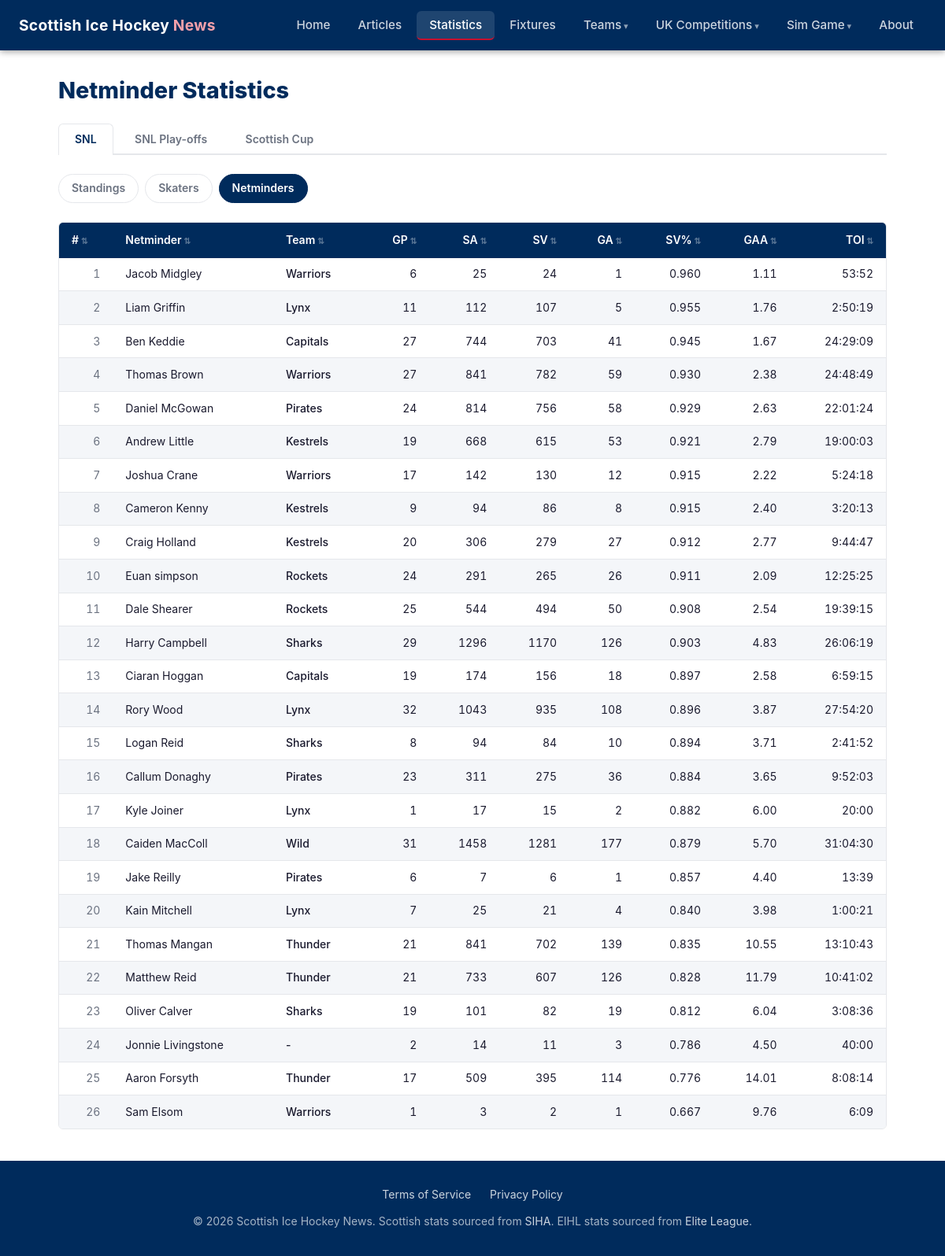
Page /statistics/netminders/ on the earlier database version.
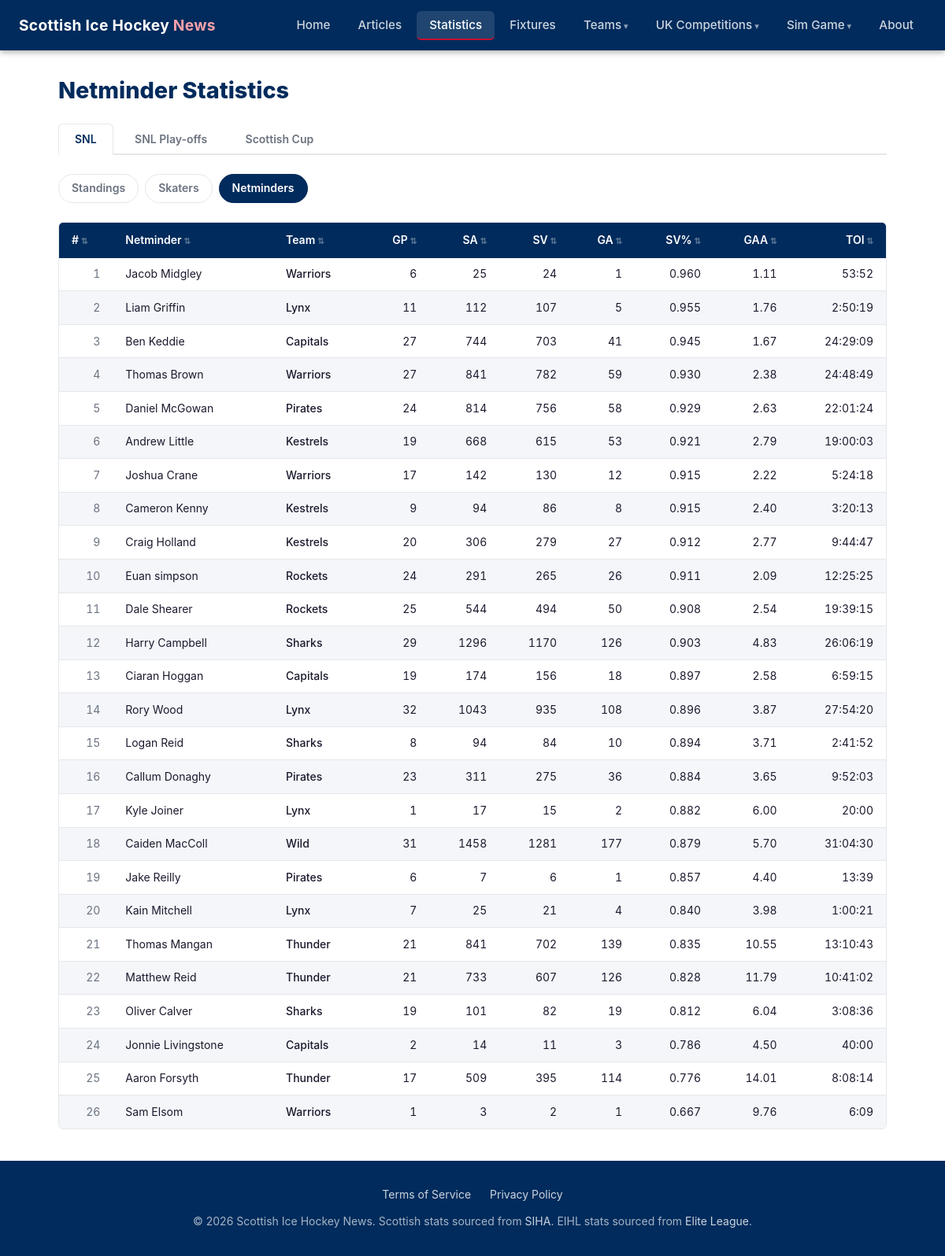
Same page on the later database version.
### tables this page shows
CREATE TABLE "season_netminder_stats" (
                id             INTEGER PRIMARY KEY,
                season         TEXT    NOT NULL DEFAULT '2025-26',
                competition_id INTEGER NOT NULL REFERENCES competitions(id),
                player_id      INTEGER NOT NULL REFERENCES players(id),
                team_id        INTEGER NOT NULL REFERENCES teams(id),
                gp             INTEGER,
                shots_against  INTEGER,
                saves          INTEGER,
                goals_against  INTEGER,
                save_pct       REAL,
                gaa            REAL,
                toi            TEXT,
                scraped_at     TEXT    NOT NULL,
                UNIQUE (season, competition_id, player_id)
            );

CREATE TABLE players (
            id   INTEGER PRIMARY KEY,
            slug TEXT    NOT NULL UNIQUE,
            name TEXT    NOT NULL
        );

CREATE TABLE teams (
            id   INTEGER PRIMARY KEY,
            slug TEXT    NOT NULL UNIQUE,
            name TEXT    NOT NULL
        );

### web/app.py (the view)
@app.route("/statistics/netminders/")
def stats_netminders():
    season = request.args.get("season", CURRENT_SEASON)
    if season not in SEASONS:
        season = CURRENT_SEASON
    comp = request.args.get("comp", "SNL")
    if comp not in COMPETITIONS:
        comp = "SNL"
    netminders = db_queries.get_netminder_stats(comp, season=season)
    return render_template(
        "stats_netminders.html",
        comp=comp,
        competitions=COMPETITIONS,
        season=season,
        seasons=SEASONS,
        netminders=netminders,
    )

### web/app.py (called while the page is built)
@app.template_filter("short_name")
def short_name_filter(db_name):
    return TEAM_DISPLAY.get(db_name, {}).get("short", db_name)

@app.template_filter("team_slug")
def team_slug_filter(db_name):
    return TEAM_DISPLAY.get(db_name, {}).get("slug", db_name.lower().replace(" ", "-"))

### web/db_queries.py (called while the page is built)
def get_connection():
    conn = sqlite3.connect(DB_PATH)
    conn.row_factory = sqlite3.Row
    conn.execute("PRAGMA journal_mode=WAL")
    conn.execute("PRAGMA foreign_keys=ON")
    return conn

def get_netminder_stats(comp_name="SNL", season=CURRENT_SEASON):
    conn = get_connection()
    try:
        if comp_name == "SNL Play-offs":
            return _netminder_stats_from_events(conn, comp_name, season)
        rows = conn.execute(
            """
            SELECT p.name AS player_name, t.name AS team_name,
                   s.gp, s.shots_against, s.saves, s.goals_against,
                   s.save_pct, s.gaa, s.toi
            FROM season_netminder_stats s
            JOIN players p ON p.id = s.player_id
            JOIN teams t ON t.id = s.team_id
            JOIN competitions c ON c.id = s.competition_id
            WHERE c.name = ? AND s.season = ?
            ORDER BY s.save_pct DESC
            """,
            (comp_name, season),
        ).fetchall()
        return [dict(r) for r in rows]
    finally:
        conn.close()

### web/templates/stats_netminders.html (shortened to what this page needs)
{% extends "base.html" %}
{% block content %}
<h1 class="page-title">Netminder Statistics</h1>
<div class="comp-tabs">
  {% for c in competitions %}
    <a href="{{ url_for('stats_netminders', comp=c) }}"
       class="comp-tab {{ 'active' if c == comp else '' }}">{{ c }}</a>
  {% endfor %}
</div>
<div class="stats-nav">
  <a href="{{ url_for('statistics', comp=comp) }}" class="stats-nav-link">Standings</a>
  <a href="{{ url_for('stats_skaters', comp=comp) }}" class="stats-nav-link">Skaters</a>
  <a href="{{ url_for('stats_netminders', comp=comp) }}" class="stats-nav-link active">Netminders</a>
</div>
{% if netminders %}
  <div class="table-wrapper">
    <table class="sortable">
      <thead>
        <tr>
          <th data-sort-rank>#</th>
          <th>Netminder</th>
          <th>Team</th>
          <th class="num">GP</th>
          <th class="num">SA</th>
          <th class="num">SV</th>
          <th class="num">GA</th>
          <th class="num">SV%</th>
          <th class="num">GAA</th>
          <th class="num">TOI</th>
        </tr>
      </thead>
      <tbody>
        {% for n in netminders %}
          <tr>
            <td class="num text-muted">{{ loop.index }}</td>
            <td>{{ n.player_name }}</td>
            <td><a href="{{ url_for('team_detail', slug=n.team_name|team_slug) }}" class="team-name-link">{{ n.team_name | short_name }}</a></td>
            <td class="num">{{ n.gp }}</td>
            <td class="num">{{ n.shots_against if n.shots_against is not none else '–' }}</td>
            <td class="num">{{ n.saves if n.saves is not none else '–' }}</td>
            <td class="num">{{ n.goals_against if n.goals_against is not none else '–' }}</td>
            <td class="num">{{ '%.3f'|format(n.save_pct) if n.save_pct is not none else '–' }}</td>
            <td class="num">{{ '%.2f'|format(n.gaa) if n.gaa is not none else '–' }}</td>
            <td class="num">{{ n.toi or '–' }}</td>
          </tr>
        {% endfor %}
      </tbody>
    </table>
  </div>
{% else %}
  <p class="no-data">No netminder stats available for {{ comp }}.</p>
{% endif %}
{% endblock %}

### web/templates/base.html (shortened to what this page needs)
<!DOCTYPE html>
<html lang="en">
<head>
  <link rel="stylesheet" href="{{ url_for('static', filename='css/style.css') }}?v={{ static_version }}">
</head>
<body>
<header>
  <a class="site-title" href="{{ url_for('home') }}">
    Scottish Ice Hockey <span>News</span>
  </a>
  <nav id="mainNav">
    <ul>
      <li><a href="{{ url_for('home') }}"
             class="{{ 'active' if request.endpoint == 'home' else '' }}">Home</a></li>
      <li><a href="{{ url_for('articles_list') }}"
             class="{{ 'active' if request.endpoint in ('articles_list', 'article_detail') else '' }}">Articles</a></li>
      {% if league_ctx == 'eihl' %}
        <li><a href="{{ url_for('eihl_statistics') }}"
               class="{{ 'active' if request.endpoint in ('eihl_statistics', 'eihl_stats_skaters', 'eihl_stats_goalies') else '' }}">Statistics</a></li>
      {% elif league_ctx == 'wnihl' %}
        <li><a href="{{ url_for('wnihl_statistics') }}"
               class="{{ 'active' if request.endpoint == 'wnihl_statistics' else '' }}">Statistics</a></li>
      {% else %}
        <li><a href="{{ url_for('statistics') }}"
               class="{{ 'active' if request.endpoint in ('statistics', 'stats_skaters', 'stats_netminders') else '' }}">Statistics</a></li>
      {% endif %}
      {% if league_ctx == 'eihl' %}
        <li><a href="{{ url_for('eihl_fixtures') }}"
               class="{{ 'active' if request.endpoint in ('eihl_fixtures', 'eihl_game_detail') else '' }}">Fixtures</a></li>
      {% elif league_ctx == 'wnihl' %}
        <li><a href="{{ url_for('wnihl_fixtures') }}"
               class="{{ 'active' if request.endpoint == 'wnihl_fixtures' else '' }}">Fixtures</a></li>
      {% else %}
        <li><a href="{{ url_for('fixtures') }}"
               class="{{ 'active' if request.endpoint in ('fixtures', 'event_detail') else '' }}">Fixtures</a></li>
      {% endif %}
      {% if league_ctx == 'eihl' %}
        <li class="nav-dropdown">
          <a href="{{ url_for('eihl_overview') }}"
             class="{{ 'active' if request.endpoint == 'eihl_team_detail' else '' }}">Teams</a>
          <ul class="dropdown-menu">
            {% for db_name, info in eihl_team_display.items() %}
              <li><a href="{{ url_for('eihl_team_detail', slug=info.slug) }}">{{ info.full }}</a></li>
            {% endfor %}
          </ul>
        </li>
      {% else %}
        <li class="nav-dropdown">
          <a href="{{ url_for('teams_list') }}"
             class="{{ 'active' if request.endpoint in ('teams_list', 'team_detail') else '' }}">Teams</a>
        </li>
      {% endif %}
      <li class="nav-dropdown">
        <a href="{{ url_for('home') }}"
           class="{{ 'active' if request.endpoint and (request.endpoint.startswith('eihl') or request.endpoint.startswith('wnihl')) else '' }}">UK Competitions</a>
      </li>
      <li class="nav-dropdown">
        <a href="{{ url_for('sim.index') }}"
           class="{{ 'active' if request.blueprint == 'sim' else '' }}">Sim Game</a>
      </li>
      <li><a href="{{ url_for('about') }}"
             class="{{ 'active' if request.endpoint == 'about' else '' }}">About</a></li>
    </ul>
  </nav>
</header>
<main>
  {% block content %}{% endblock %}
</main>
<footer>
  <div class="footer-links">
    <a href="{{ url_for('terms') }}">Terms of Service</a>
    <a href="{{ url_for('privacy') }}">Privacy Policy</a>
  </div>
  <p>&copy; {{ current_year }} Scottish Ice Hockey News. Scottish stats sourced from <a href="https://www.siha-uk.co.uk" target="_blank" rel="noopener">SIHA</a>. EIHL stats sourced from <a href="https://www.eliteleague.co.uk" target="_blank" rel="noopener">Elite League</a>.</p>
</footer>
</body>
</html>

### web/static/css/style.css (style rules this page uses)
:root { --primary: #002B5C; --accent: #C8102E; --bg: #ffffff; --bg-subtle: #f4f6f9; --text: #1a1a2e; --text-muted: #6b7280; --border: #e5e7eb; --nav-height: 64px; --radius: 6px; }
*, *::before, *::after { box-sizing: border-box; margin: 0; padding: 0; }
body { font-family: -apple-system, BlinkMacSystemFont, 'Segoe UI', Roboto, sans-serif; color: var(--text); background: var(--bg); line-height: 1.6; min-height: 100vh; display: flex; flex-direction: column; }
main { flex: 1; }
a { color: var(--primary); }
header { background: var(--primary); color: #fff; height: var(--nav-height); display: flex; align-items: center; padding: 0 1.5rem; position: sticky; top: 0; z-index: 100; box-shadow: 0 2px 8px rgba(0, 0, 0, 0.35); }
.site-title { font-size: 1.2rem; font-weight: 700; color: #fff; text-decoration: none; margin-right: auto; letter-spacing: 0.3px; }
.site-title span { color: #f4a0aa; }
nav > ul { list-style: none; display: flex; gap: 0.2rem; }
nav a { color: rgba(255, 255, 255, 0.8); text-decoration: none; padding: 0.5rem 1rem; border-radius: var(--radius); font-size: 0.95rem; font-weight: 500; transition: background 0.15s, color 0.15s; white-space: nowrap; }
nav a.active { color: #fff; background: rgba(255, 255, 255, 0.12); border-bottom: 2px solid var(--accent); }
.nav-dropdown { position: relative; }
.nav-dropdown > a::after { content: ' ▾'; font-size: 0.7rem; opacity: 0.7; }
main { max-width: 1100px; margin: 0 auto; padding: 2rem 1.5rem; width: 100%; }
h1, h2, h3 { line-height: 1.3; }
.page-title { font-size: 1.8rem; font-weight: 800; color: var(--primary); margin-bottom: 1.5rem; }
.text-muted { color: var(--text-muted); font-size: 0.875rem; }
.table-wrapper { overflow-x: auto; border-radius: var(--radius); border: 1px solid var(--border); margin-bottom: 0.5rem; }
table { width: 100%; border-collapse: collapse; font-size: 0.875rem; }
thead th { background: var(--primary); color: #fff; padding: 0.7rem 1rem; text-align: left; font-weight: 600; white-space: nowrap; }
thead th.num { text-align: right; }
tbody tr:nth-child(even) { background: var(--bg-subtle); }
tbody td { padding: 0.6rem 1rem; border-bottom: 1px solid var(--border); white-space: nowrap; }
tbody td.num { text-align: right; font-variant-numeric: tabular-nums; }
tbody tr:last-child td { border-bottom: none; }
.comp-tabs { display: flex; gap: 0.4rem; border-bottom: 2px solid var(--border); margin-bottom: 1.5rem; }
.comp-tab { padding: 0.5rem 1.25rem; border-radius: var(--radius) var(--radius) 0 0; text-decoration: none; font-weight: 600; font-size: 0.875rem; color: var(--text-muted); border: 1px solid transparent; border-bottom: none; margin-bottom: -2px; transition: color 0.15s; }
.comp-tab.active { background: var(--bg); color: var(--primary); border-color: var(--border); border-bottom-color: var(--bg); }
.stats-nav { display: flex; gap: 0.5rem; margin-bottom: 1.5rem; }
.stats-nav-link { padding: 0.4rem 1rem; border-radius: 20px; text-decoration: none; font-size: 0.875rem; font-weight: 600; color: var(--text-muted); border: 1px solid var(--border); transition: all 0.15s; }
.stats-nav-link.active { background: var(--primary); color: #fff; border-color: var(--primary); }
.team-name-link { display: inline-flex; align-items: center; text-decoration: none; color: var(--text); font-weight: 500; }
footer { background: var(--primary); color: rgba(255, 255, 255, 0.65); text-align: center; padding: 2rem 1.5rem; font-size: 0.875rem; margin-top: auto; }
footer a { color: rgba(255, 255, 255, 0.8); text-decoration: none; }
.footer-links { display: flex; justify-content: center; gap: 1.5rem; margin-bottom: 0.75rem; }
.th-sortable { cursor: pointer; user-select: none; white-space: nowrap; }
.th-sortable::after { content: ' ⇅'; opacity: 0.35; font-size: 0.75em; }

Differences in the rows shown:
changed season_netminder_stats "Jonnie Livingstone": team_name|short_name "-" → "Capitals"
